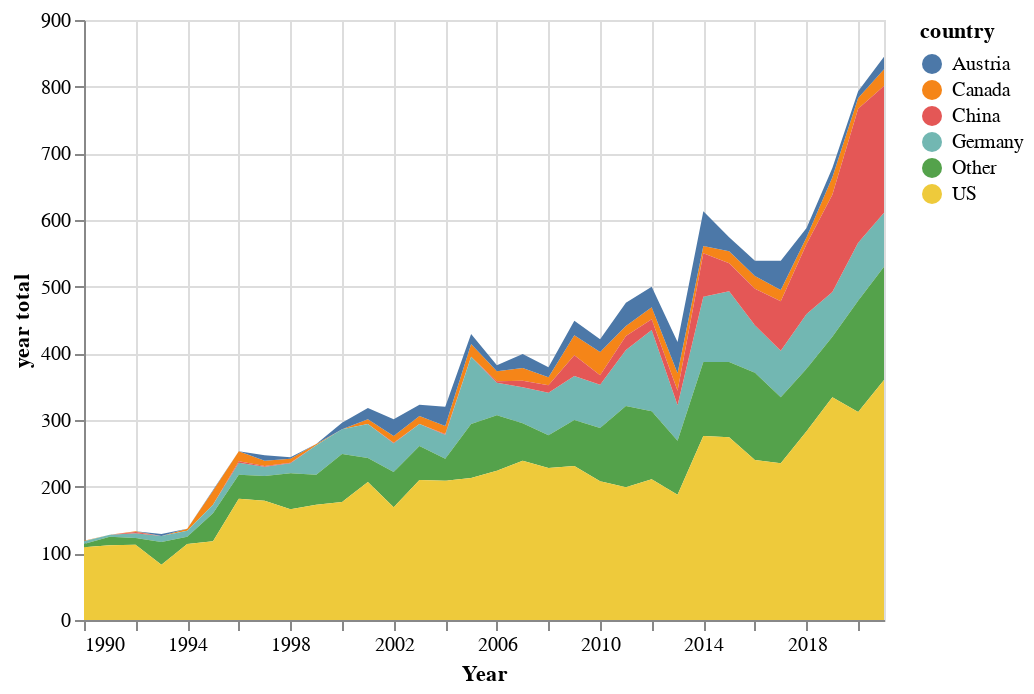

Notebook source saved alongside this figure:
### Code cell
source = cntry_ts_prop_df

chart1 = alt.Chart(source).mark_area().encode(
    x="Year:T",
    y="year total:Q",
    color="country:N"
)

chart1

### Figure 1 — Vega-Lite specification as saved in the notebook (floating-point values rounded to 4 significant figures; data arrays with more than 128 entries replaced by an {"elided": "..."} marker saying what was removed)
{"config": {"view": {"continuousWidth": 400, "continuousHeight": 300}}, "data": {"name": "data-7fddc5325b6b90c852650b84e5d0f0a7"}, "mark": "area", "encoding": {"color": {"field": "country", "type": "nominal"}, "x": {"field": "Year", "type": "temporal"}, "y": {"field": "year total", "type": "quantitative"}}, "$schema": "https://vega.github.io/schema/vega-lite/v4.17.0.json", "datasets": {"data-7fddc5325b6b90c852650b84e5d0f0a7": {"elided": "173 records"}}}
